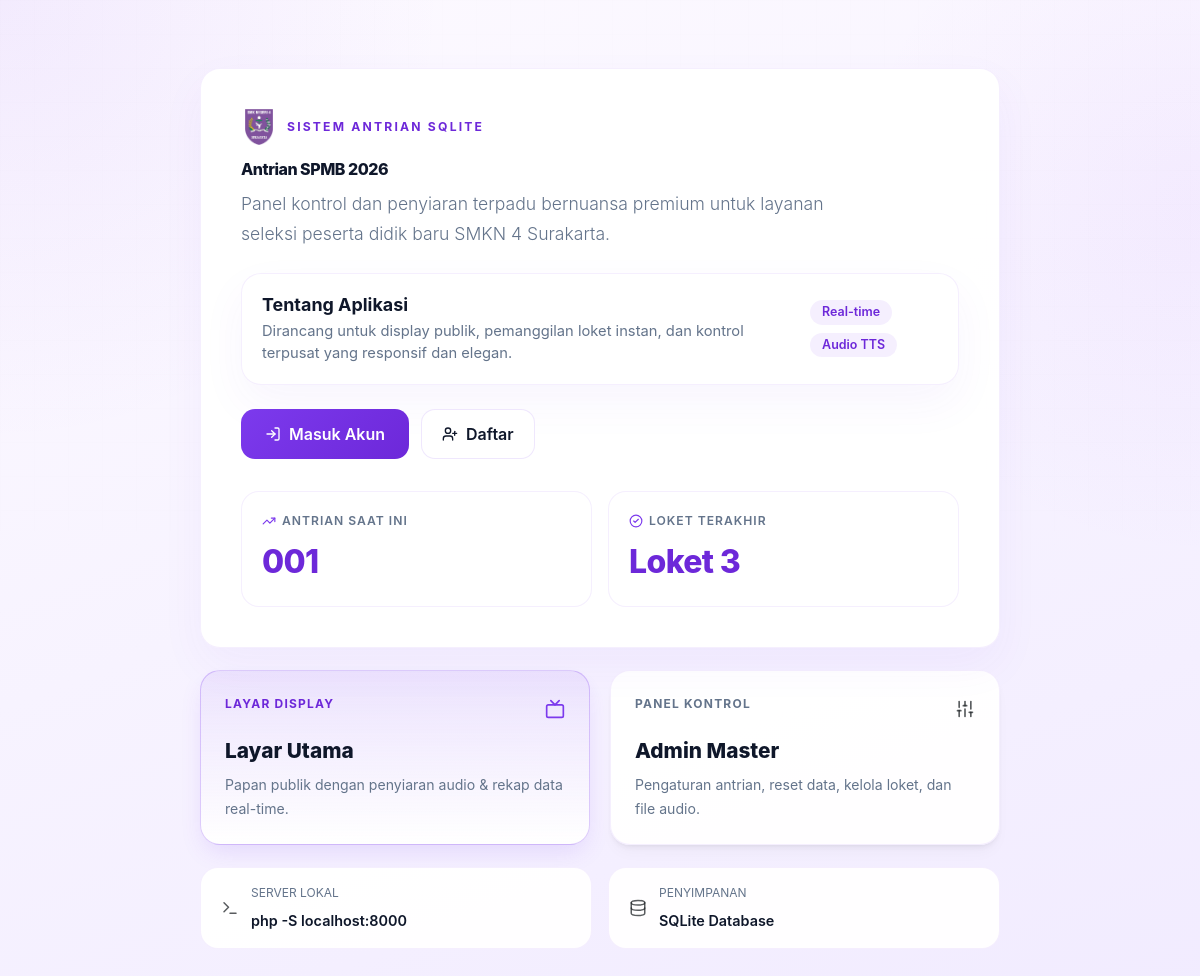
Before: / with the older database file.
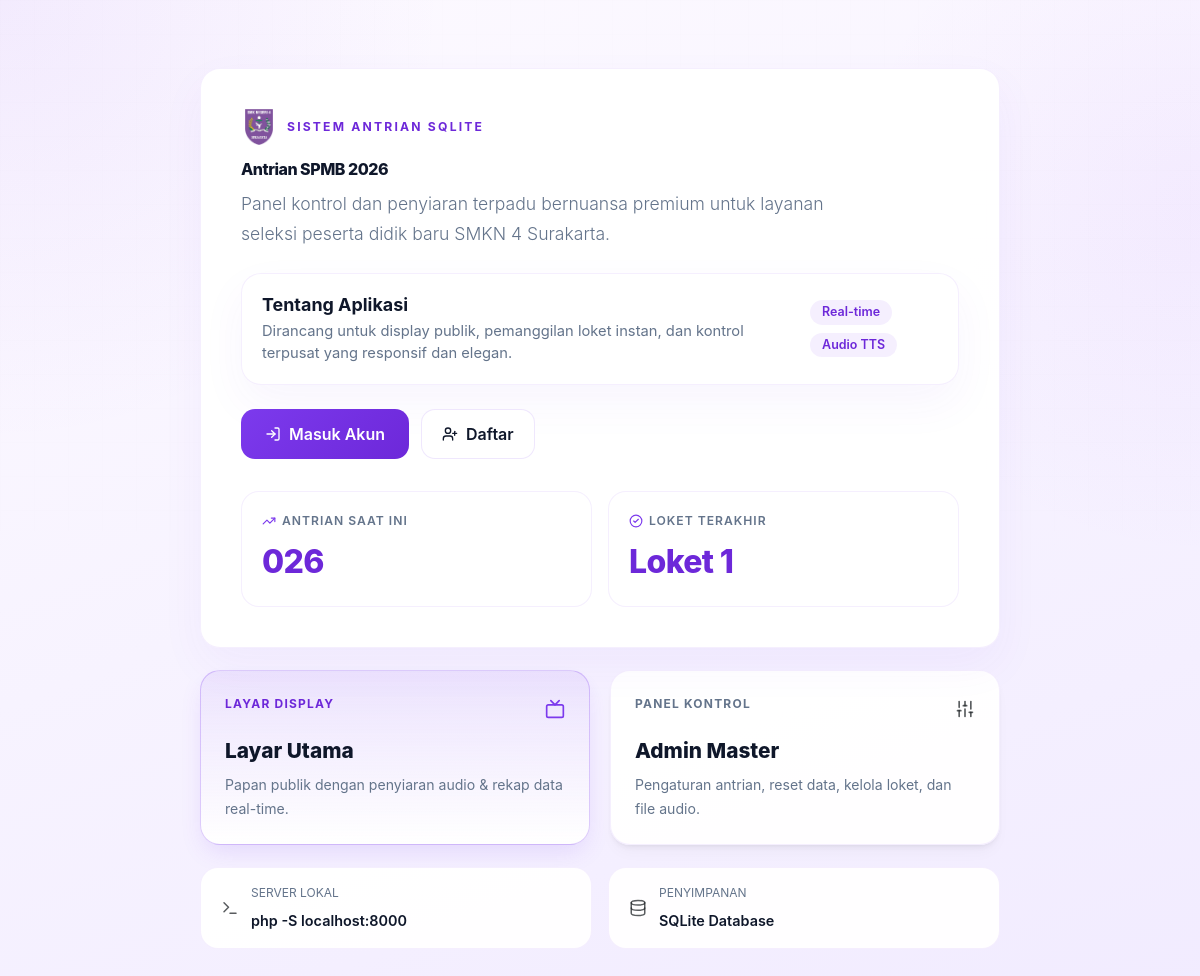
After: the same page with the newer database file.
### tables this page shows
CREATE TABLE state (
            id INTEGER PRIMARY KEY CHECK (id = 1),
            antrian INTEGER NOT NULL DEFAULT 0,
            loket INTEGER NOT NULL DEFAULT 0,
            panggil INTEGER NOT NULL DEFAULT 0
        );

### index.php (called while the page is built, shortened)
<?php
$requestUri = $_SERVER['REQUEST_URI'] ?? '';
$path = parse_url($requestUri, PHP_URL_PATH);
if ($path === '/' || $path === '/menu' || $path === '/index.php') {
    $page = 'menu';
} elseif (strpos($path, '/loket') === 0) {
    $page = 'loket';
    if (preg_match('/[?&]loket=(\d+)/', $requestUri, $matches)) {
        $_GET['loket'] = (int) $matches[1];
    }
} elseif ($path === '/layar') {
    $page = 'layar';
} elseif ($path === '/admin') {
    $page = 'admin';
} elseif ($path === '/login') {
    $page = 'login';
} elseif ($path === '/register') {
    $page = 'register';
} elseif ($path === '/logout') {
    $page = 'logout';
} else {
    $page = $_GET['page'] ?? 'menu';
}
$pageMap = [
    'menu' => __DIR__ . '/views/menu.php',
    'layar' => __DIR__ . '/views/layar.php',
    'admin' => __DIR__ . '/views/admin.php',
    'loket' => __DIR__ . '/views/loket.php',
    'login' => __DIR__ . '/auth/login.php',
    'register' => __DIR__ . '/auth/register.php',
    'logout' => __DIR__ . '/auth/logout.php',
];
require $pageMap[$page];

### config/database.php (called while the page is built, shortened)
<?php
function antrian_db(): PDO
{
    $databasePath = __DIR__ . '/../database/antrian.sqlite';
    $pdo = new PDO('sqlite:' . $databasePath);
    $pdo->setAttribute(PDO::ATTR_ERRMODE, PDO::ERRMODE_EXCEPTION);
    $pdo->setAttribute(PDO::ATTR_DEFAULT_FETCH_MODE, PDO::FETCH_ASSOC);
    $pdo->exec('PRAGMA foreign_keys = ON');
    $pdo->exec(
        'CREATE TABLE IF NOT EXISTS state (
            id INTEGER PRIMARY KEY CHECK (id = 1),
            antrian INTEGER NOT NULL DEFAULT 0,
            loket INTEGER NOT NULL DEFAULT 0,
            panggil INTEGER NOT NULL DEFAULT 0
        )'
    );
    $pdo->exec('INSERT OR IGNORE INTO state (id, antrian, loket, panggil) VALUES (1, 0, 0, 0)');
    $pdo->exec(
        'CREATE TABLE IF NOT EXISTS app_settings (
            id INTEGER PRIMARY KEY CHECK (id = 1),
            intro_text TEXT NOT NULL,
            outro_text TEXT NOT NULL,
            queue_start INTEGER NOT NULL DEFAULT 1,
            display_cols INTEGER NOT NULL DEFAULT 4,
            display_rows INTEGER NOT NULL DEFAULT 2
        )'
    );
    $pdo->exec(
        'INSERT OR IGNORE INTO app_settings (id, intro_text, outro_text, queue_start)
            VALUES (1, "", "", 1)'
    );
    $pdo->exec(
        'CREATE TABLE IF NOT EXISTS loket_last_call (
            loket INTEGER PRIMARY KEY,
            antrian INTEGER NOT NULL DEFAULT 0,
            updated_at TEXT NOT NULL
        )'
    );
    $pdo->exec(
        'CREATE TABLE IF NOT EXISTS users (
            id INTEGER PRIMARY KEY AUTOINCREMENT,
            username TEXT NOT NULL UNIQUE,
            alias TEXT NOT NULL DEFAULT "",
            password_hash TEXT NOT NULL,
            role TEXT NOT NULL CHECK (role IN ("admin", "loket")),
            created_at TEXT NOT NULL
        )'
    );
    $schemaStatement = $pdo->prepare('SELECT sql FROM sqlite_master WHERE type = "table" AND name = :table_name LIMIT 1');
    $schemaStatement->execute(['table_name' => 'users']);
    $usersTableSql = (string) $schemaStatement->fetchColumn();
    $usersColumns = $pdo->query('PRAGMA table_info(users)')->fetchAll();
    foreach ($usersColumns as $column) {
        if ((string) $column['name'] === 'alias') {
            $hasAliasColumn = true;
            break;
        }
    }
    $pdo->exec('UPDATE users SET alias = username WHERE alias = "" OR alias IS NULL');
    $legacyRole = implode('', array_map('chr', [99, 108, 105, 101, 110, 116]));
    $pdo->prepare('UPDATE users SET role = :new_role WHERE role = :old_role')
        ->execute([
            'new_role' => 'loket',
            'old_role' => $legacyRole,
        ]);
    $existingUsers = (int) $pdo->query('SELECT COUNT(*) FROM users')->fetchColumn();
    $settingsColumns = $pdo->query('PRAGMA table_info(app_settings)')->fetchAll();
    foreach ($settingsColumns as $column) {
        $columnName = (string) $column['name'];
        if ($columnName === 'queue_start') {
            $hasQueueStartColumn = true;
        }
        if ($columnName === 'intro_text') {
            $hasIntroColumn = true;
        }
        if ($columnName === 'outro_text') {
            $hasOutroColumn = true;
        }
        if ($columnName === 'display_cols') {
            $hasDisplayColsColumn = true;
        }
        if ($columnName === 'display_rows') {
            $hasDisplayRowsColumn = true;
        }
    }
    $loketAccountCount = (int) $pdo->query('SELECT COUNT(*) FROM users WHERE role = "loket"')->fetchColumn();
    $existingSlotCount = (int) $pdo->query('SELECT COUNT(*) FROM loket_last_call')->fetchColumn();
    $now = date('Y-m-d H:i:s');
    $insertSlot = $pdo->prepare(
        'INSERT INTO loket_last_call (loket, antrian, updated_at)
         VALUES (:loket, 0, :updated_at)
         ON CONFLICT(loket) DO NOTHING'
    );
    for ($loket = 1; $loket <= $loketAccountCount; $loket++) {
        $insertSlot->execute([
            'loket' => $loket,
            'updated_at' => $now,
        ]);
    }
    return $pdo;
}
function antrian_state(): array
{
    $statement = antrian_db()->query('SELECT id, antrian, loket, panggil FROM state WHERE id = 1');
    $state = $statement ? $statement->fetch() : false;
    return $state ?: [
        'id' => 1,
        'antrian' => 0,
        'loket' => 0,
        'panggil' => 0,
    ];
}
function antrian_format_number(int $number): string
{
    return str_pad((string) $number, 3, '0', STR_PAD_LEFT);
}

### views/menu.php (the view, shortened to what the changed rows need)
<?php
require __DIR__ . '/../config/database.php';
$state = antrian_state();
$currentQueue = antrian_format_number((int) $state['antrian']);
$currentLoket = (int) $state['loket'];
?><!DOCTYPE html>
<html lang="id">
<head>
    <script src="https://cdn.tailwindcss.com"></script>
    <link href="https://cdn.jsdelivr.net/npm/bootstrap@5.3.3/dist/css/bootstrap.min.css" rel="stylesheet">
    <link rel="stylesheet" href="/assets/css/style.css">
</head>
<body class="app-shell app-home">
    <main class="page page-home" style="max-width: 800px; margin-top: 40px; margin-bottom: 60px;">
        <section class="hero-card" style="position: relative; overflow: hidden; padding: 40px;">
            <h1 style="font-weight: 850; letter-spacing: -0.03em; margin-bottom: 12px; color: var(--text);">Antrian SPMB 2026</h1>
            <section class="panel-card mt-2 mb-4" style="background: rgba(124, 58, 237, 0.02); border-color: rgba(124, 58, 237, 0.08); padding: 20px;">
                <div class="d-flex flex-column flex-lg-row justify-content-between gap-3 align-items-start align-items-lg-center">
                    <div>
                        <h2 class="h5 mb-1" style="font-weight: 700; color: var(--text);">Tentang Aplikasi</h2>
                    </div>
                </div>
            </section>
            <div class="status-strip" style="margin-top: 32px; grid-template-columns: repeat(2, minmax(0, 1fr)); gap: 16px;">
                <div style="background: rgba(124, 58, 237, 0.02); border-color: rgba(124, 58, 237, 0.06); padding: 20px;">
                    <span class="status-label" style="font-weight: 600; text-transform: uppercase; font-size: 0.76rem; letter-spacing: 0.08em; display: flex; align-items: center; gap: 6px;">
                        <i data-lucide="trending-up" class="text-primary" style="width: 14px; height: 14px;"></i> Antrian Saat Ini
                    </span>
                    <strong style="font-size: 2rem; font-weight: 850; letter-spacing: -0.02em; color: var(--accent-strong);"><?= htmlspecialchars($currentQueue, ENT_QUOTES, 'UTF-8') ?></strong>
                </div>
                <div style="background: rgba(124, 58, 237, 0.02); border-color: rgba(124, 58, 237, 0.06); padding: 20px;">
                    <span class="status-label" style="font-weight: 600; text-transform: uppercase; font-size: 0.76rem; letter-spacing: 0.08em; display: flex; align-items: center; gap: 6px;">
                        <i data-lucide="check-circle-2" class="text-primary" style="width: 14px; height: 14px;"></i> Loket Terakhir
                    </span>
                    <strong style="font-size: 2rem; font-weight: 850; letter-spacing: -0.02em; color: var(--accent-strong);"><?= $currentLoket > 0 ? 'Loket ' . $currentLoket : '-' ?></strong>
                </div>
            </div>
        </section>
    </main>
</body>
</html>

Changed rows visible on the page:
changed state: antrian "001" → "026"; loket "3" → "1"
